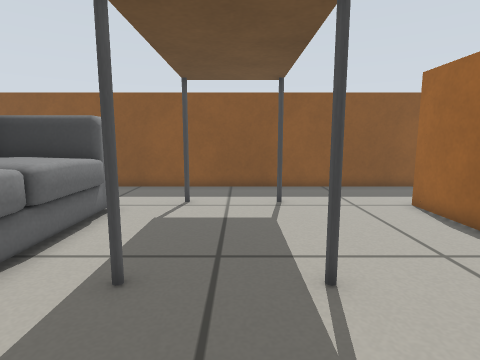
view 1 (above)

23 first-person views from a walk through a robot-simulator world made for Gazebo. The camera is 0.51 m above the floor, tilts 8° down and sees 80° across. The floor is counted in squares, 0.2 m on a side. Each view is taken from the middle of a square. On the plan, view 1 faces up. The plan holds only what a view shows up to about 19 squares ahead; the rest is blank. The robots in the file are not drawn.

view 2
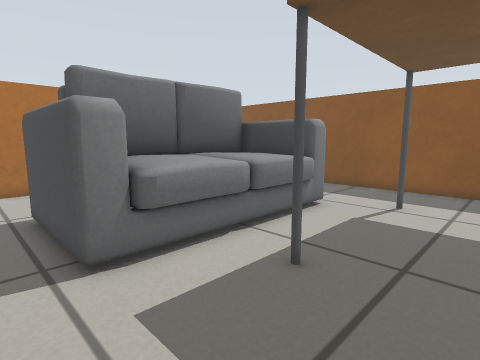

view 3
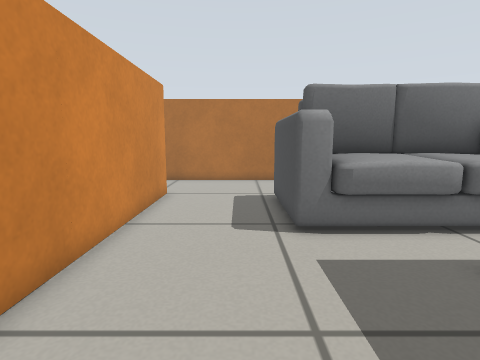

view 4
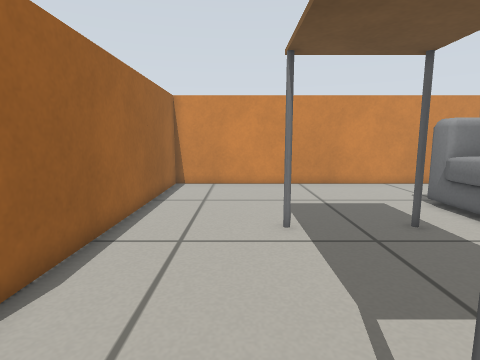

view 5
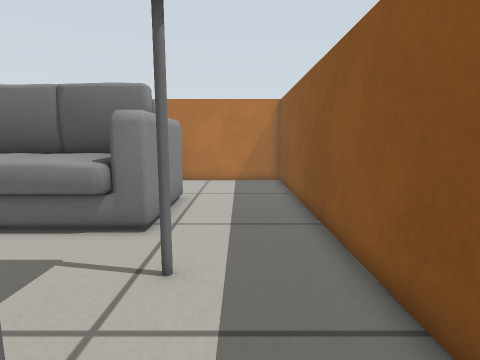

view 6
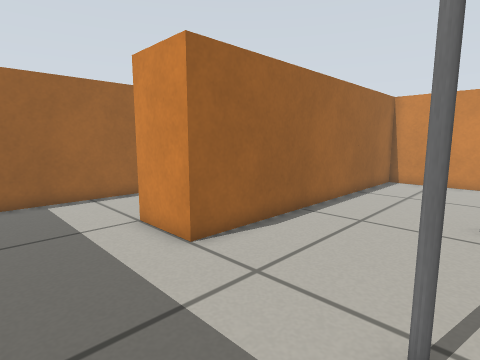

view 7
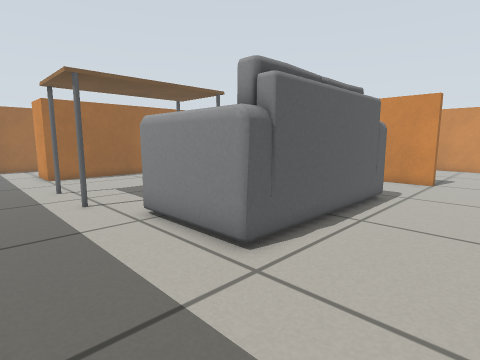

view 8
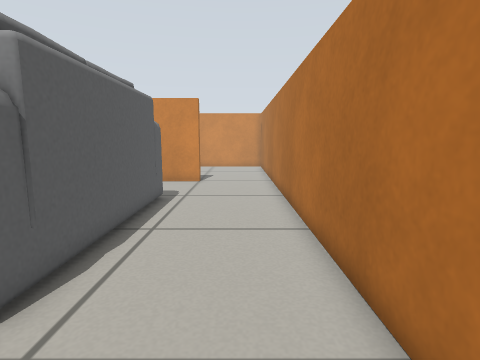

view 9
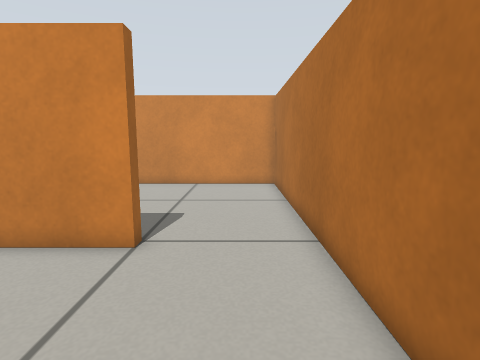

view 10
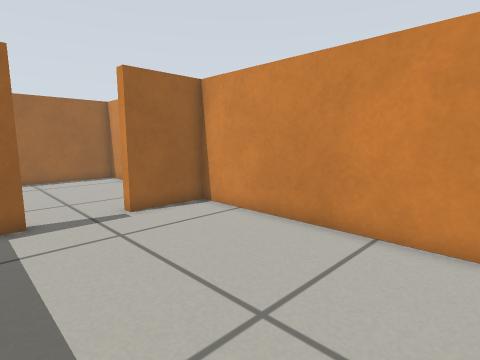

view 11
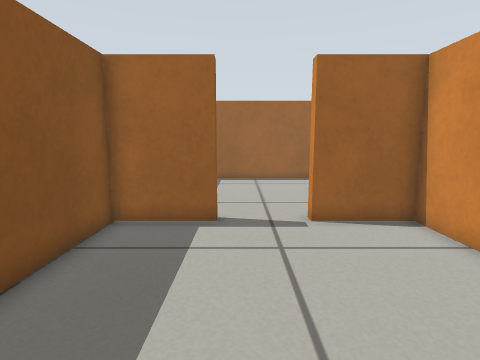

view 12
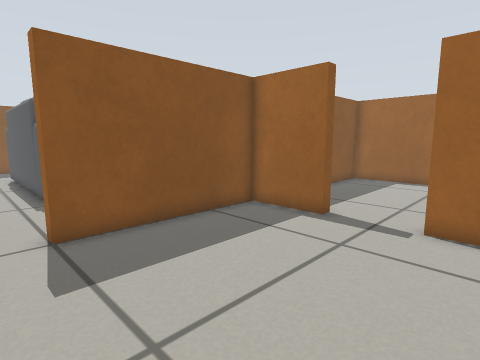

view 13
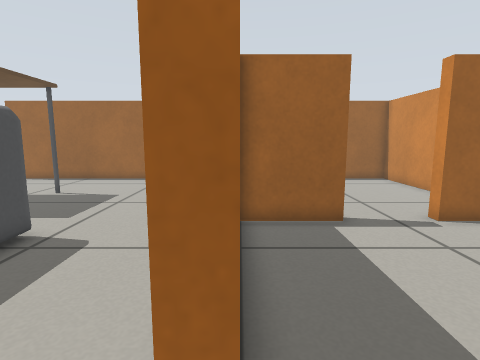

view 14
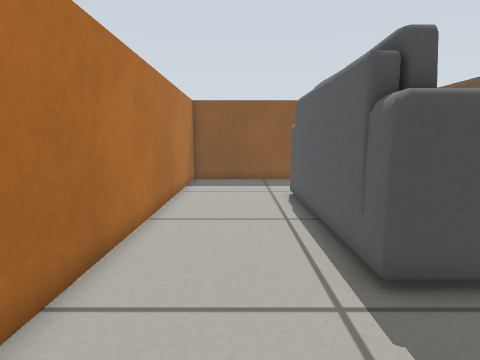

view 15
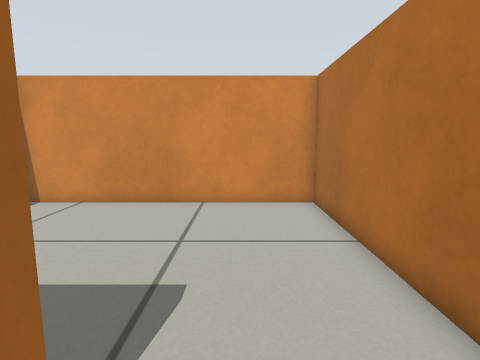

view 16
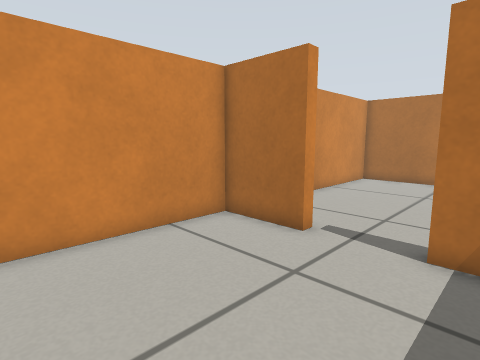

view 17
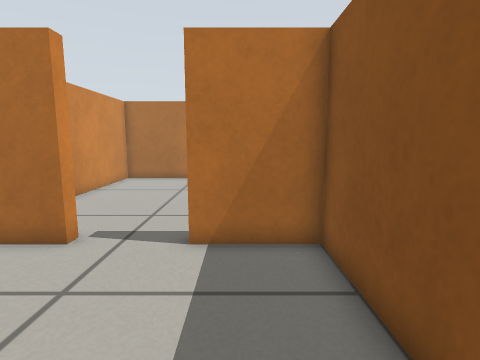

view 18
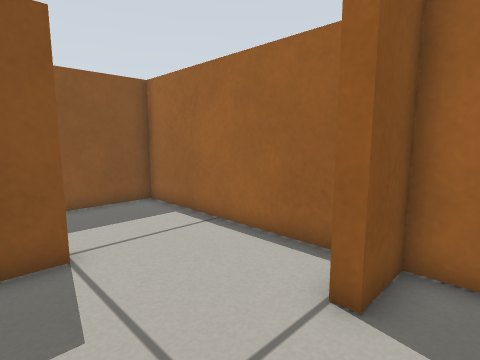

view 19
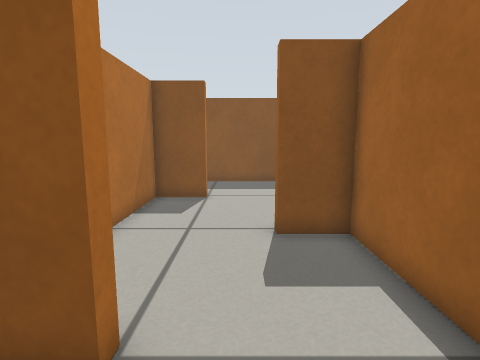

view 20
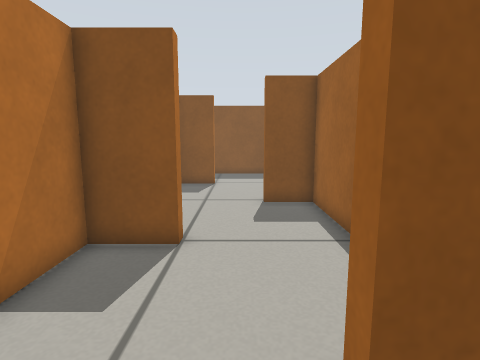

view 21
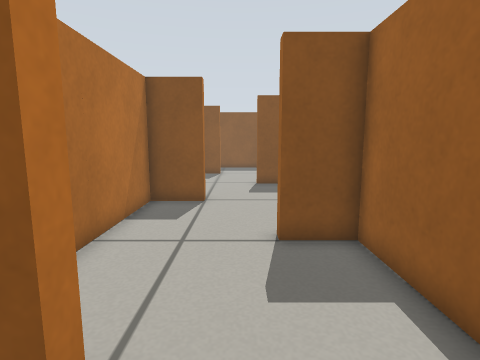

view 22
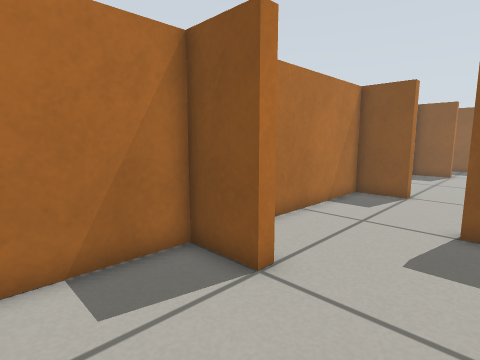

view 23
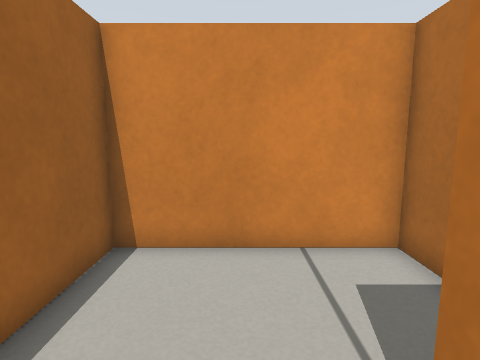

### Floor plan
Points are (right, up) in squares from view 1. A wall is a line through its corners. A room is listed if a view was taken in it or the views show most of it. See-through windows are left out.
Room 1 (views 1, 2, 3, 4, 5, 6, 7, 8, 9, 14, 15)
walls: (-10.5, -3.5) (6.7, -3.5) (6.7, 11) (9.5, 11) (9.5, 10.5); (14, 10.6) (14, 15.5) (-15, 15.5) (-15, -3.5)
ways out: opening at (-12.5, -4) to room 2; opening at (11.5, 11) to room 8
objects: sofa (-9, 2) to (-5, 10); table (-2, 5); table (-2, 12); table (2, 5); table (2, 12)
Room 2 (views 10, 11, 12, 13)
walls: (-2.8, -7.3) (-3.3, -7.3) (-3.3, -4) (-10.5, -4) (-10.5, -3.5); (-15, -3.5) (-15, -13.5) (-3.3, -13.5) (-3.3, -10.2) (-2.8, -10.2)
ways out: opening at (-12.5, -4) to room 1; opening at (-3, -9) to room 3
Room 3 (views 16, 17)
walls: (-2.8, -10.2) (-2.8, -13.5) (6.7, -13.5) (6.7, -4) (3.5, -4); (1.9, -4) (-2.8, -4) (-2.8, -7.3)
ways out: opening at (-3, -9) to room 2
Room 4 (view 18)
walls: (14, 1.2) (14, 5.5) (12, 5.5) (12, 6)
ways out: opening at (11.5, 1) to room 5; opening at (9.5, 6) to room 8
Room 5 (view 19)
walls: (9.5, 1.4) (9.5, 0.8) (7.3, 0.8) (7.3, -3.4)
ways out: opening at (11.5, 1) to room 4; opening at (9.5, -4) to room 6
Room 6 (views 20, 23)
walls: (7.3, -3.4) (7.3, -5.6); (14, -7.8) (14, -4) (12, -4) (12, -3.5)
ways out: opening at (9.5, -4) to room 5; opening at (11.5, -9) to room 7
Room 7 (views 21, 22)
walls: (9.5, -8.4) (9.5, -9) (7.3, -9) (7.3, -13.5) (14, -13.5) (14, -10.2)
ways out: opening at (11.5, -9) to room 6
Room 8 (no view inside)
walls: (9.5, 10.5) (7.3, 10.5) (7.3, 6.1); (14, 6.9) (14, 10.6)
ways out: opening at (11.5, 11) to room 1; opening at (9.5, 6) to room 4

Where each view was taken, in squares from view 1:
view 1: 0 up, 0 right, facing up
view 2: 0 up, 1 right, facing up-left
view 3: 0 up, 3 right, facing left
view 4: 13 up, 3 right, facing down
view 5: 13 up, 3 right, facing left
view 6: 15 up, 1 right, facing down-right
view 7: 15 up, 14 left, facing down-right
view 8: 14 up, 13 left, facing down
view 9: 3 up, 13 left, facing down
view 10: 6 down, 13 left, facing down-right
view 11: 8 down, 12 left, facing right
view 12: 12 down, 12 left, facing up-right
view 13: 4 down, 12 left, facing right
view 14: 3 down, 12 left, facing up
view 15: 2 down, 12 left, facing down
view 16: 6 down, 4 right, facing down-left
view 17: 6 down, 4 right, facing left
view 18: 4 up, 8 right, facing up-right
view 19: 2 down, 11 right, facing up
view 20: 6 down, 11 right, facing up
view 21: 11 down, 11 right, facing up
view 22: 13 down, 13 right, facing up-left
view 23: 7 down, 11 right, facing down
